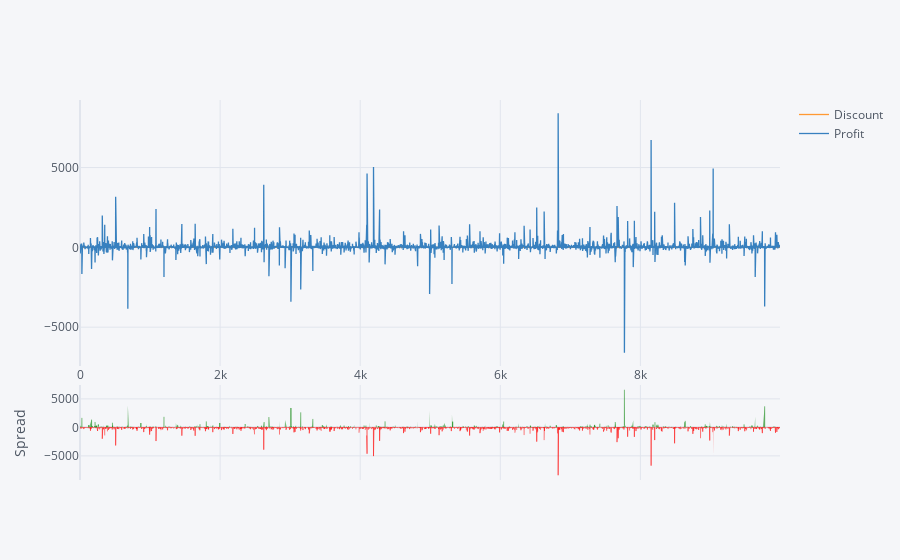

Notebook source saved alongside this figure:
### Code cell
#Sperad plot for 3D Visulization
df1[['Discount','Profit']].iplot(kind='spread')

### Figure 1 — Plotly figure (JSON) as saved in the notebook; plotly's stock layout.template omitted (floating-point values rounded to 4 significant figures; data arrays with more than 128 entries replaced by an {"elided": "..."} marker saying what was removed)
{"data": [{"line": {"color": "rgba(255, 153, 51, 1.0)", "dash": "solid", "shape": "linear", "width": 1.3}, "mode": "lines", "name": "Discount", "text": "", "type": "scatter", "x": {"elided": "9994 int values"}, "y": {"elided": "9994 float values"}}, {"line": {"color": "rgba(55, 128, 191, 1.0)", "dash": "solid", "shape": "linear", "width": 1.3}, "mode": "lines", "name": "Profit", "text": "", "type": "scatter", "x": {"elided": "9994 int values"}, "y": {"elided": "9994 float values"}}, {"connectgaps": false, "fill": "tozeroy", "line": {"color": "green", "dash": "solid", "shape": "linear", "width": 0.5}, "mode": "lines", "name": "Spread", "showlegend": false, "type": "scatter", "x": {"elided": "9994 int values"}, "xaxis": "x2", "y": {"elided": "9994 mixed values"}, "yaxis": "y2"}, {"connectgaps": false, "fill": "tozeroy", "line": {"color": "red", "dash": "solid", "shape": "linear", "width": 0.5}, "mode": "lines", "name": "Spread", "showlegend": false, "type": "scatter", "x": {"elided": "9994 int values"}, "xaxis": "x2", "y": {"elided": "9994 mixed values"}, "yaxis": "y2"}], "layout": {"hovermode": "x", "legend": {"bgcolor": "#F5F6F9", "font": {"color": "#4D5663"}}, "paper_bgcolor": "#F5F6F9", "plot_bgcolor": "#F5F6F9", "title": {"font": {"color": "#4D5663"}}, "xaxis": {"gridcolor": "#E1E5ED", "showgrid": true, "tickfont": {"color": "#4D5663"}, "title": {"font": {"color": "#4D5663"}, "text": ""}, "zerolinecolor": "#E1E5ED"}, "xaxis2": {"anchor": "y2", "gridcolor": "#E1E5ED", "showgrid": true, "showticklabels": false, "tickfont": {"color": "#4D5663"}, "title": {"font": {"color": "#4D5663"}, "text": ""}, "zerolinecolor": "#E1E5ED"}, "yaxis": {"domain": [0.3, 1], "gridcolor": "#E1E5ED", "showgrid": true, "tickfont": {"color": "#4D5663"}, "title": {"font": {"color": "#4D5663"}, "text": ""}, "zerolinecolor": "#E1E5ED"}, "yaxis2": {"domain": [0, 0.25], "gridcolor": "#E1E5ED", "showgrid": true, "tickfont": {"color": "#4D5663"}, "title": {"font": {"color": "#4D5663"}, "text": "Spread"}, "zerolinecolor": "#E1E5ED"}}}
